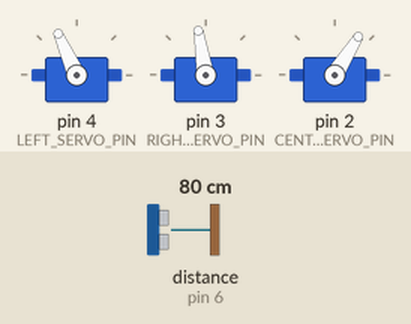
Simulated run of this sketch. Board: Arduino Uno, built with avr-gcc and run on an emulated ATmega328P. Parts: 3 × servo. Wiring (inferred from the names in the program): ultrasonic range finder: trigger pin 7; echo pin 6. The test bench sets the inputs (shaded band); at power-on: distance to the obstacle (sensor on pin 6) 80 cm. The echo pulse lasts 58.3 µs per cm; what the sketch prints to the serial monitor is not drawn.

Above: at 1.2 s.
1.3 s: distance to the obstacle (sensor on pin 6) set to 4 cm
At 2.6 s:
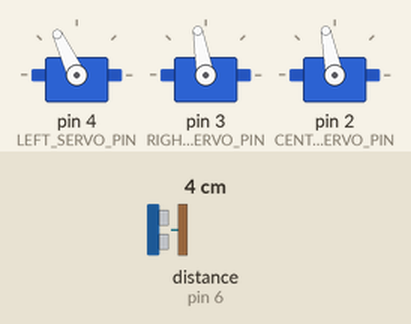
4.3 s: distance to the obstacle (sensor on pin 6) set to 60 cm
At 4.75 s:
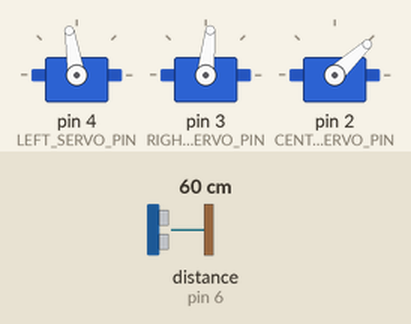
7.3 s: distance to the obstacle (sensor on pin 6) set to 4 cm
At 7.45 s:
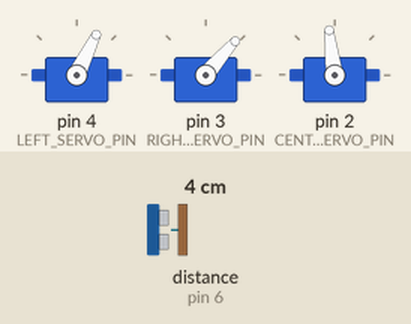
Timing chart, 0 to 46.0 s (numbered marks = the images above; inputs shaded):
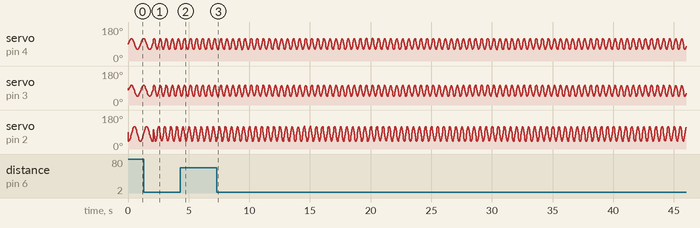

The sketch:

ir_ringo.ino
```cpp
//#include "IRremote.h"

#include "ir_command_codes.h"
#include "HCSR04.h"

#include <Servo.h>


const int TRIG_PIN = 7; // Pino do trigger do sensor HC-SR04 (conectado ao pino digital 6 do Arduino)
const int ECHO_PIN = 6; // Pino do echo do sensor HC-SR04 (conectado ao pino digital 7 do Arduino)


HCSR04 ultrasonicSensor(TRIG_PIN, ECHO_PIN);


// EN: Analog pin where IR detector is pluged in.
const int IR_PIN = A0;

// EN: Servo pins.
const int LEFT_SERVO_PIN = 4;
const int CENTRAL_SERVO_PIN = 2;
const int RIGHT_SERVO_PIN = 3;


// EN: Servo "zero" angle positions.
const long LEFT_SERVO_ZERO_VALUE = 90;
const long RIGHT_SERVO_ZERO_VALUE = 75;
const long CENTRAL_SERVO_ZERO_VALUE = 80;

// EN: Amplitude of left and right servos.
const long SIDE_SERVOS_FULL_AMPLITUDE = 30;
// EN: Half amplitude of left and right servos. Is used when robot is turning
//     left or right while moving forward or backward.
const long SIDE_SERVOS_HALF_AMPLITUDE = 15;
// EN: Amplitude of central servo.
const long CENTRAL_SERVO_AMPLITUDE = 40;

// EN: Periods for different speeds.
const long STEP_PERIOD_VERY_SLOW = 2000;
const long STEP_PERIOD_SLOW = 1500;
const long STEP_PERIOD_FAST = 1000;
const long STEP_PERIOD_VERY_FAST = 500;

long lastMillis;
long globalPhase;
float angleShiftLeftServo;
float angleShiftRightServo;
float angleShiftCentralServo;
long stepPeriod;
long amplitudeLeftServo;
long amplitudeRightServo;
boolean isAttached;
boolean isStopped;

// EN: IRrecv class performs the decoding.
//IRrecv irrecv(IR_PIN);

Servo LeftServo;
Servo RightServo;
Servo CentralServo;

void attachServos() {
  if (!isAttached) {
    LeftServo.attach(LEFT_SERVO_PIN);
    RightServo.attach(RIGHT_SERVO_PIN);
    CentralServo.attach(CENTRAL_SERVO_PIN);
    isAttached = true;
  }
}

// EN: In some positions servos can make noise and vibrate.
//     To avoid this noise and vibration detach servos when robot is stopped.
void detachServos() {
  if (isAttached) {
    LeftServo.detach();
    RightServo.detach();
    CentralServo.detach();
    isAttached = false;
  }
}

void setup() {
  // EN: Start the IR receiver.
//  irrecv.enableIRIn();

  pinMode(TRIG_PIN, OUTPUT);
  pinMode(ECHO_PIN, INPUT);

   Serial.begin(9600);
   Serial.println("BEGIN");

  attachServos();
  isStopped = true;
  lastMillis = millis();

  angleShiftLeftServo = 0;
  angleShiftRightServo = 0;
  angleShiftCentralServo = 0;

  stepPeriod = STEP_PERIOD_FAST;
  ultrasonicSensor.begin();
}

// EN: Gets angle for servo.
//     Param amplitude - amplitude of oscillating process,
//     param phaseMillis - current duration of oscillating,
//     param shiftAndle - phase of oscillating process.
int getAngle(long amplitude, long phaseMillis, float shiftAngle) {
  float alpha = 2 * PI * phaseMillis / stepPeriod + shiftAngle;
  float angle = amplitude * sin(alpha);
  return (int)angle;
}

template<typename T,size_t N>
boolean hasCode(T (&commandCodes)[N], long code) {
  for (int i = 0; i < N; i++) {
    if (commandCodes[i] == code) {
      return true;
    }
  }
  return false;
}


int contador = 0;

void loop() {


  long millisNow = millis();
  long millisPassed = millisNow - lastMillis;
  if (isStopped) {
    // EN: We should wait for half a second. After that we think that servos are in zero
    //     position and we can detach them.
    if (millisPassed >= 500) {
      lastMillis = 0;
      detachServos();
    }
    globalPhase = 0;
  } else {
    lastMillis = millisNow;
    globalPhase += millisPassed;
    globalPhase = globalPhase % stepPeriod;
  }

  long distance = ultrasonicSensor.getDistance();


  // Verifica se o tempo de retorno é válido (diferente de 0)
  // if (duration > 100) {
  //   // Calcula a distância em milímetros
  //   float distance_mm = duration * 0.034 / 2 * 10;

  //   // Verifica se a distância é menor que 100 mm (10 cm)
  //   if (distance_mm < 100) {
  //     // Coloque aqui o código que deseja executar caso a distância seja menor que 100 mm
  //     //Serial.println("Distancia menor que 100mm!");
  //   }

  //   // Exibe a distância no monitor serial em milímetros
  //   Serial.print("Distancia: ");
  //   Serial.print(distance_mm);
  //   Serial.println(" mm");
  // }


  if (distance > 500 && contador == 0) {
      attachServos(); //andar pra frente
      isStopped = false;
      angleShiftLeftServo = 0;
      angleShiftRightServo = 0;
      angleShiftCentralServo = -PI/2;
      stepPeriod = STEP_PERIOD_FAST;
      amplitudeLeftServo = SIDE_SERVOS_FULL_AMPLITUDE;
      amplitudeRightServo = SIDE_SERVOS_FULL_AMPLITUDE;
      Serial.print(contador);+
      Serial.print("-AVANCAR-");
  } else  if (distance < 500) {
      contador = 500;
  }

  if (contador > 250) {

      Serial.print(contador);
      Serial.print("-RECUAR-");
      attachServos(); //recuar
      isStopped = false;
      angleShiftLeftServo = 0;
      angleShiftRightServo = 0;
      angleShiftCentralServo = PI/2;
      stepPeriod = STEP_PERIOD_VERY_FAST;
      amplitudeLeftServo = SIDE_SERVOS_FULL_AMPLITUDE;
      amplitudeRightServo = SIDE_SERVOS_FULL_AMPLITUDE;
  } else if (contador > 0) {
      Serial.print(contador);
      Serial.print("-VIRAR-");
      attachServos(); //virar
      isStopped = false;
      angleShiftLeftServo = 0;
      angleShiftRightServo = PI;
      angleShiftCentralServo = -PI/2;
      stepPeriod = STEP_PERIOD_FAST;
      amplitudeLeftServo = SIDE_SERVOS_FULL_AMPLITUDE;
      amplitudeRightServo = SIDE_SERVOS_FULL_AMPLITUDE;

  }

    contador--;

    if (contador <=0) {
      contador = 0;
    }


Serial.println(distance);


// EN: Declaration of the structure that is used for received and decoded IR commands.
//  decode_results results;

  // EN: We can handle IR command if it is received and decoded successfully.
  //if (irrecv.decode(&results)) {

    // if (hasCode(IR_COMMAND_FORWARD_CODES, results.value) ||
    //     hasCode(IR_COMMAND_FORWARD_LEFT_CODES, results.value) ||
    //     hasCode(IR_COMMAND_FORWARD_RIGHT_CODES, results.value)) {

      // attachServos();
      // isStopped = false;
      // angleShiftLeftServo = 0;
      // angleShiftRightServo = 0;
      // angleShiftCentralServo = -PI/2;

      // amplitudeLeftServo = SIDE_SERVOS_FULL_AMPLITUDE;
      // amplitudeRightServo = SIDE_SERVOS_FULL_AMPLITUDE;
      // if (hasCode(IR_COMMAND_FORWARD_LEFT_CODES, results.value)) {
      //   amplitudeLeftServo = SIDE_SERVOS_HALF_AMPLITUDE;
      // } else if (hasCode(IR_COMMAND_FORWARD_RIGHT_CODES, results.value)) {
      //   amplitudeRightServo = SIDE_SERVOS_HALF_AMPLITUDE;
      // }
    // } else if(hasCode(IR_COMMAND_BACKWARD_CODES, results.value) ||
    //           hasCode(IR_COMMAND_BACKWARD_LEFT_CODES, results.value) ||
    //           hasCode(IR_COMMAND_BACKWARD_RIGHT_CODES, results.value)) {

    //   attachServos();
    //   isStopped = false;
    //   angleShiftLeftServo = 0;
    //   angleShiftRightServo = 0;
    //   angleShiftCentralServo = -PI/2;

    //   amplitudeLeftServo = SIDE_SERVOS_FULL_AMPLITUDE;
    //   amplitudeRightServo = SIDE_SERVOS_FULL_AMPLITUDE;
    //   if (hasCode(IR_COMMAND_BACKWARD_LEFT_CODES, results.value)) {
    //     amplitudeRightServo = SIDE_SERVOS_HALF_AMPLITUDE;
    //   } else if (hasCode(IR_COMMAND_BACKWARD_RIGHT_CODES, results.value)) {
    //     amplitudeLeftServo = SIDE_SERVOS_HALF_AMPLITUDE;
    //   }
    // } else if (hasCode(IR_COMMAND_TURN_LEFT_CODES, results.value)) {
    //   attachServos();
    //   isStopped = false;
    //   angleShiftLeftServo = 0;
    //   angleShiftRightServo = PI;
    //   angleShiftCentralServo = -PI/2;
    //   amplitudeLeftServo = SIDE_SERVOS_FULL_AMPLITUDE;
    //   amplitudeRightServo = SIDE_SERVOS_FULL_AMPLITUDE;
    // } else if (hasCode(IR_COMMAND_TURN_RIGHT_CODES, results.value)) {
    //   attachServos();
    //   isStopped = false;
    //   angleShiftLeftServo = 0;
    //   angleShiftRightServo = PI;
    //   angleShiftCentralServo = PI/2;
    //   amplitudeLeftServo = SIDE_SERVOS_FULL_AMPLITUDE;
    //   amplitudeRightServo = SIDE_SERVOS_FULL_AMPLITUDE;
    // } else if (hasCode(IR_COMMAND_STOP_CODES, results.value)) {
    //   attachServos();
    //   isStopped = true;
    //   angleShiftLeftServo = 0;
    //   angleShiftRightServo = 0;
    //   angleShiftCentralServo = 0;
    //   amplitudeLeftServo = SIDE_SERVOS_FULL_AMPLITUDE;
    //   amplitudeRightServo = SIDE_SERVOS_FULL_AMPLITUDE;
    // } else if (hasCode(IR_COMMAND_VERY_SLOW_CODES, results.value)) {
    //   // EN: globalPhase correction to save servo positions when changing period.
    //   // RU: Корректировка globalPhase чтобы сохранить положение серв при смене периода колебаний ног.
    //   globalPhase = globalPhase * STEP_PERIOD_VERY_SLOW / stepPeriod;

    // } else if (hasCode(IR_COMMAND_SLOW_CODES, results.value)) {
    //   globalPhase = globalPhase * STEP_PERIOD_SLOW / stepPeriod;
    //   stepPeriod = STEP_PERIOD_SLOW;
    // } else if (hasCode(IR_COMMAND_FAST_CODES, results.value)) {
    //   globalPhase = globalPhase * STEP_PERIOD_FAST / stepPeriod;
    //   stepPeriod = STEP_PERIOD_FAST;
    // } else if (hasCode(IR_COMMAND_VERY_FAST_CODES, results.value)) {
    //   globalPhase = globalPhase * STEP_PERIOD_VERY_FAST / stepPeriod;
    //  stepPeriod = STEP_PERIOD_VERY_FAST;
   // }
    // EN: Once a code has been decoded, the resume() method must be called to resume receiving codes.

//    irrecv.resume();
  //}

  if (isAttached) {
    LeftServo.write(LEFT_SERVO_ZERO_VALUE + getAngle(amplitudeLeftServo, globalPhase, angleShiftLeftServo));
    RightServo.write(RIGHT_SERVO_ZERO_VALUE + getAngle(amplitudeRightServo, globalPhase, angleShiftRightServo));
    CentralServo.write(CENTRAL_SERVO_ZERO_VALUE + getAngle(CENTRAL_SERVO_AMPLITUDE, globalPhase, angleShiftCentralServo));
  }

 // delay(10);
}
```

HCSR04.cpp
```cpp
#include "HCSR04.h"

HCSR04::HCSR04(int trigPin, int echoPin) {
  this->trigPin = trigPin;
  this->echoPin = echoPin;
}

void HCSR04::begin() {
  pinMode(trigPin, OUTPUT);
  pinMode(echoPin, INPUT);
}

long HCSR04::getDistance() {
  // Gera o pulso para medir a distância
  digitalWrite(trigPin, LOW);
  delayMicroseconds(5);
  digitalWrite(trigPin, HIGH);
  delayMicroseconds(15);
  digitalWrite(trigPin, LOW);

  // Mede o tempo do retorno do eco
  long duration = pulseIn(echoPin, HIGH, 10000); // Timeout de 30 milissegundos

  // Verifica se a leitura é válida (duration >= 100)
  if (duration >= 100) {
    // Remove a leitura mais antiga do total se já houver 50 leituras válidas
    if (validReadings == 50) {
      totalDuration -= readings[currentIndex];
    } else {
      validReadings++;
    }

    // Adiciona a nova leitura ao total
    totalDuration += duration;

    // Armazena a nova leitura no array
    readings[currentIndex] = duration;
    currentIndex = (currentIndex + 1) % MAX_READINGS; // Avança o índice circularmente

    // Calcula a média das leituras válidas
    averageDuration = totalDuration / validReadings;
    return averageDuration;
  } else {
    // Se não houver leituras válidas, retorna 0
    if (validReadings == 0) {
      return 0;
    }
    // Caso contrário, retorna a última média válida
    return averageDuration;
  }
}
```

HCSR04.h
```cpp
#ifndef HCSR04_H
#define HCSR04_H

#include <Arduino.h>

class HCSR04 {
public:
  HCSR04(int trigPin, int echoPin);

  void begin();
  long getDistance();

private:
  int trigPin;
  int echoPin;
  long averageDuration;
  static const int MAX_READINGS = 51;
  long readings[MAX_READINGS];
  int currentIndex;
  int validReadings;
  long totalDuration;
};

#endif // HCSR04_H
```

ir_command_codes.h
```cpp
// EN: Сommand codes received from IR remote. One command can be assigned to many codes.
//     You can type codes from several IR remotes.
// RU: Коды команд, принимаемых от ИК-пульта. Одна команда может вызываться несколькими
//     кодами. Вы можете ввести коды от нескольких ИК-пультов.
const long IR_COMMAND_FORWARD_CODES[] = { 527175, 2050, 2 };
const long IR_COMMAND_BACKWARD_CODES[] = { 920391, 2056, 8 };
const long IR_COMMAND_TURN_LEFT_CODES[] = { 789319, 2052, 4 };
const long IR_COMMAND_TURN_RIGHT_CODES[] = { 658247, 2054, 6 };
const long IR_COMMAND_FORWARD_LEFT_CODES[] = { 2887, 2049, 1 };
const long IR_COMMAND_FORWARD_RIGHT_CODES[] = { 265031, 2051, 3 };
const long IR_COMMAND_BACKWARD_LEFT_CODES[] = { 68423, 2057, 9 };
const long IR_COMMAND_BACKWARD_RIGHT_CODES[] = { 396103, 2055, 7 };
const long IR_COMMAND_STOP_CODES[] = { 133959, 2053, 5 };
const long IR_COMMAND_VERY_SLOW_CODES[] = { 420679, 2088, 40 };
const long IR_COMMAND_SLOW_CODES[] = { 617287, 2091, 43 };
const long IR_COMMAND_FAST_CODES[] = { 92999, 2074, 26 };
const long IR_COMMAND_VERY_FAST_CODES[] = { 944967, 2075, 27 };
```
